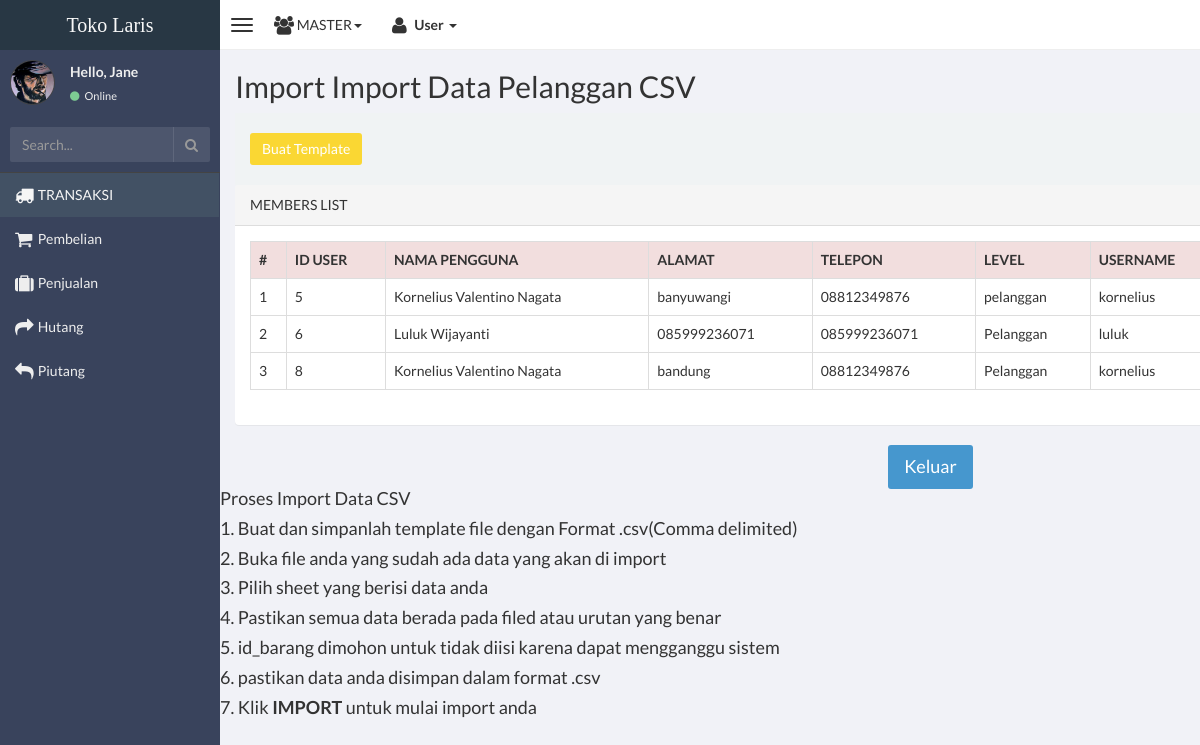
The page /master/import-data-pelanggan.php (signed in) on the database its author committed.
### tables this page shows
CREATE TABLE `user` (
  `id_user` int(11) NOT NULL,
  `nama_pengguna` varchar(175) NOT NULL,
  `alamat` text NOT NULL,
  `telpon` varchar(20) NOT NULL,
  `level` varchar(20) NOT NULL,
  `username` varchar(175) NOT NULL,
  `password` varchar(200) NOT NULL
);

### master/import-data-pelanggan.php (the view, shortened to what this page needs)
<!DOCTYPE html>
<html>
<head>
    <link href="css/bootstrap.min.css" rel="stylesheet" type="text/css" />
    <link href="css/font-awesome.min.css" rel="stylesheet" type="text/css" />
    <link href="css/ionicons.min.css" rel="stylesheet" type="text/css" />
    <link href="css/morris/morris.css" rel="stylesheet" type="text/css" />
    <link href="css/jvectormap/jquery-jvectormap-1.2.2.css" rel="stylesheet" type="text/css" />
    <link href="css/datepicker/datepicker3.css" rel="stylesheet" type="text/css" />
    <link href="css/daterangepicker/daterangepicker-bs3.css" rel="stylesheet" type="text/css" />
    <link href="css/iCheck/all.css" rel="stylesheet" type="text/css" />
    <link href="css/style.css" rel="stylesheet" type="text/css" />
</head>
<body class="skin-black">
<?php include 'nav-bar.php'; ?>
<div class="wrapper row-offcanvas row-offcanvas-left">
    <aside class="left-side sidebar-offcanvas">
        <?php include 'side-bar.php'; ?>
    </aside>
    <aside class="right-side">
        <div class="container">
            <h2>Import Import Data Pelanggan CSV</h2>
            <section class="content">
                <a href="tambah-data-pelanggan.php" type="button" class="btn btn-warning">Buat Template</a>
            </section>
            <div class="panel panel-default">
                <div class="panel-heading">
                    Members list
                </div>
                <div class="panel-body">
                    <table class="table table-bordered">
                        <thead>
                            <tr class="danger">
                                <th>#</th>
                                <th>ID USER</th>
                                <th>NAMA PENGGUNA</th>
                                <th>ALAMAT</th>
                                <th>TELEPON</th>
                                <th>LEVEL</th>
                                <th>USERNAME</th>
                            </tr>
                        </thead>
                        <tbody>
                            <?php
                            include "koneksi.php";
                            $no=1;
                            $result=mysqli_query($link, "SELECT * FROM user WHERE level='pelanggan' ORDER BY id_user");
                            if($sma=mysqli_num_rows($result) > 0){
                                while($row = mysqli_fetch_array($result)){
                            ?>
                            <tr>
                                <td><?= $no++ ?></td>
                                <td><?= $row['id_user'] ?></td>
                                <td><?= $row['nama_pengguna'] ?></td>
                                <td><?= $row['alamat'] ?></td>
                                <td><?= $row['telpon'] ?></td>
                                <td><?= $row['level'] ?></td>
                                <td><?= $row['username'] ?></td>
                            </tr>
                            <?php } }else{ ?>
                            <tr><td colspan="5">No member(s) found.....</td></tr>
                            <?php } ?>
                        </tbody>
                    </table>
                </div>
            </div>
        </div>
        <div class="col-md-8">
        </div>
        <div class="col-md-4">
            <a href="backoffice.php" type="button" class="btn btn-primary btn-lg">Keluar</a>
        </div>
        <?php include '1.php'; ?>
    </aside>
</div>
</body>
</html>

### rows shown on the page
user: id_user "5", nama_pengguna "Kornelius Valentino Nagata", alamat "banyuwangi", telpon "08812349876", level "pelanggan", username "kornelius"
user: id_user "6", nama_pengguna "Luluk Wijayanti", alamat "085999236071", telpon "085999236071", level "Pelanggan", username "luluk"
user: id_user "8", nama_pengguna "Kornelius Valentino Nagata", alamat "bandung", telpon "08812349876", level "Pelanggan", username "kornelius"
